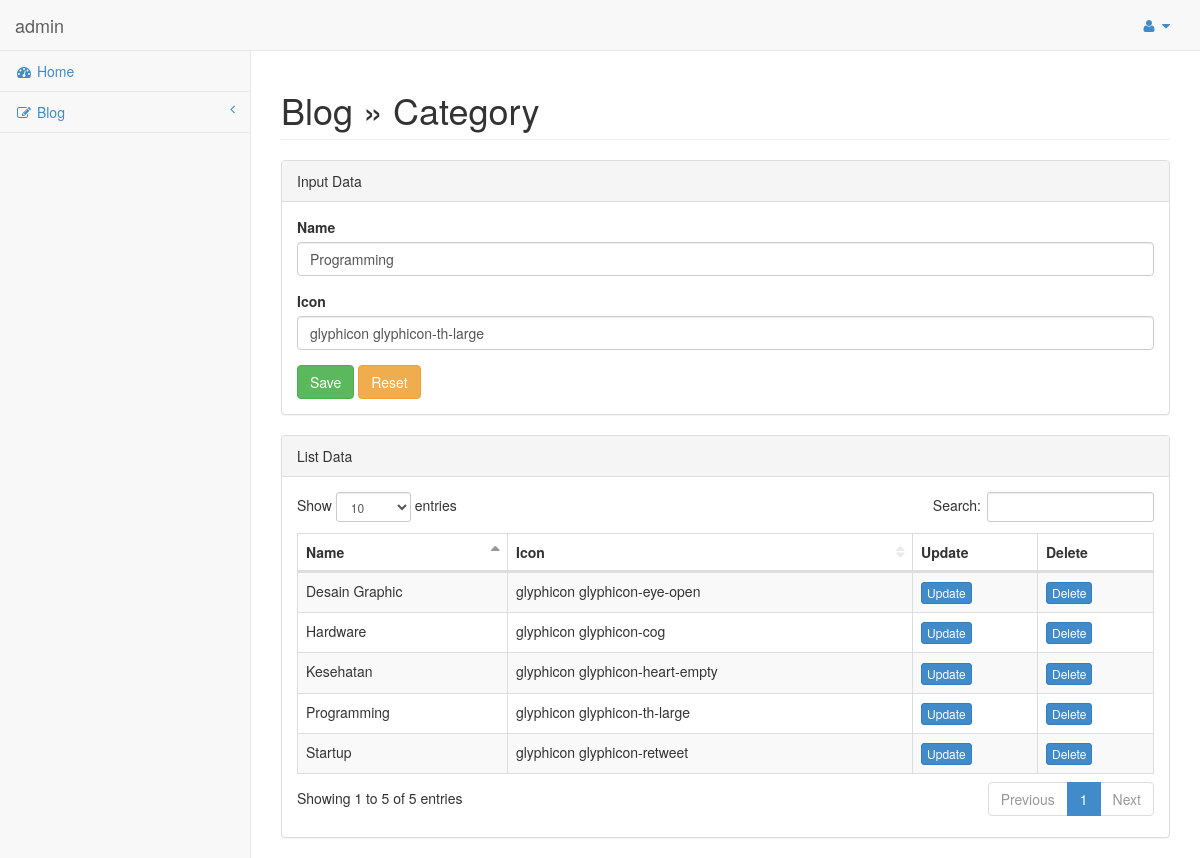
Page /admin/index.php?category_edit=1 (signed in) on the committed database.
### tables this page shows
CREATE TABLE `kategori` (
  `id_kategori` int(11) NOT NULL,
  `nama` varchar(100) NOT NULL,
  `icon` varchar(100) NOT NULL
);

### admin/page/blog/category.php (the view, shortened to what this page needs)
<div class="row">
    <div class="col-lg-12">
        <h1 class="page-header">Blog &raquo; Category</h1>
    </div>
</div>
<div class="row">
    <div class="col-lg-12">
        <?php
            $category_edit = isset($_GET['category_edit']) ? $_GET['category_edit'] : false;
            if($category_edit) {
                $id_kategori = $category_edit;
                $queryUpdate = mysqli_query($conn,"SELECT * FROM kategori WHERE id_kategori = $id_kategori");
                $rowUpdate = mysqli_fetch_assoc($queryUpdate);
            }
         ?>
        <div class="panel panel-default">
            <div class="panel-heading">
                Input Data
            </div>
            <div class="panel-body">
                <div class="row">
                    <div class="col-lg-12">
                        <form role="form" action="<?php echo ($category_edit) ? BASE_URL.'admin/page/blog/category_update.php' : BASE_URL.'admin/page/blog/category_insert.php' ; ?>" method="post">
                            <div class="form-group">
                                <label>Name</label>
                                <input class="form-control" type="text" name="nama" required="required" <?php echo ($category_edit) ? "value='$rowUpdate[nama]'" : false; ?>/>
                            </div>
                            <div class="form-group">
                                <label>Icon</label>
                                <input class="form-control" type="text" name="icon" <?php echo ($category_edit) ? "value='$rowUpdate[icon]'" : false; ?>  />
                            </div>
                            <button type="submit" name="submit" class="btn btn-success">Save</button>
                            <button type="reset" class="btn btn-warning">Reset</button>
                        </form>
                    </div>
                </div>
            </div>
        </div>
        <div class="panel panel-default">
            <div class="panel-heading">
                List Data
            </div>
            <div class="panel-body">
                <div class="table-responsive">
                    <table id="datatables" class="table table-striped table-bordered table-hover">
                        <thead>
                            <tr>
                                <th>Name</th>
                                <th>Icon</th>
                                <th>Update</th>
                                <th>Delete</th>
                            </tr>
                        </thead>
                        <tbody>
                            <?php
                            $query = mysqli_query($conn,"SELECT * FROM kategori");
                            while($row = mysqli_fetch_assoc($query)){
                                echo "
                                    <tr>
                                        <td>$row[nama]</td>
                                        <td>$row[icon]</td>
                                        <td class='center'><a href='index.php?category_edit=$row[id_kategori]' class='btn btn-primary btn-xs' type='button'>Update</a></td>
                                        <td class='center'><a href='".BASE_URL."admin/page/blog/category_delete.php?id_kategori=$row[id_kategori]' class='btn btn-primary btn-xs' type='button'>Delete</a></td>
                                    </tr>
                                ";
                            }
                             ?>
                        </tbody>
                    </table>
                </div>
            </div>
        </div>
    </div>
</div>

### admin/css/sb-admin.css (style rules this page uses)
body { background-color: #f8f8f8; padding-top: 100px; }
@media (min-width:768px) { body { padding-top: 50px; } }
table.dataTable thead .sorting, table.dataTable thead .sorting_asc, table.dataTable thead .sorting_desc, table.dataTable thead .sorting_asc_disabled, table.dataTable thead .sorting_desc_disabled { background: transparent; }
table.dataTable thead .sorting_asc:after { content: "\f0de"; float: right; font-family: fontawesome; }
table.dataTable thead .sorting:after { content: "\f0dc"; float: right; font-family: fontawesome; color: rgba(50,50,50,.5); }

### rows in the picture
kategori: nama "Programming", icon "glyphicon glyphicon-th-large"
kategori: nama "Kesehatan", icon "glyphicon glyphicon-heart-empty"
kategori: nama "Startup", icon "glyphicon glyphicon-retweet"
kategori: nama "Hardware", icon "glyphicon glyphicon-cog"
kategori: nama "Desain Graphic", icon "glyphicon glyphicon-eye-open"

### other values in the picture
$username "admin"
